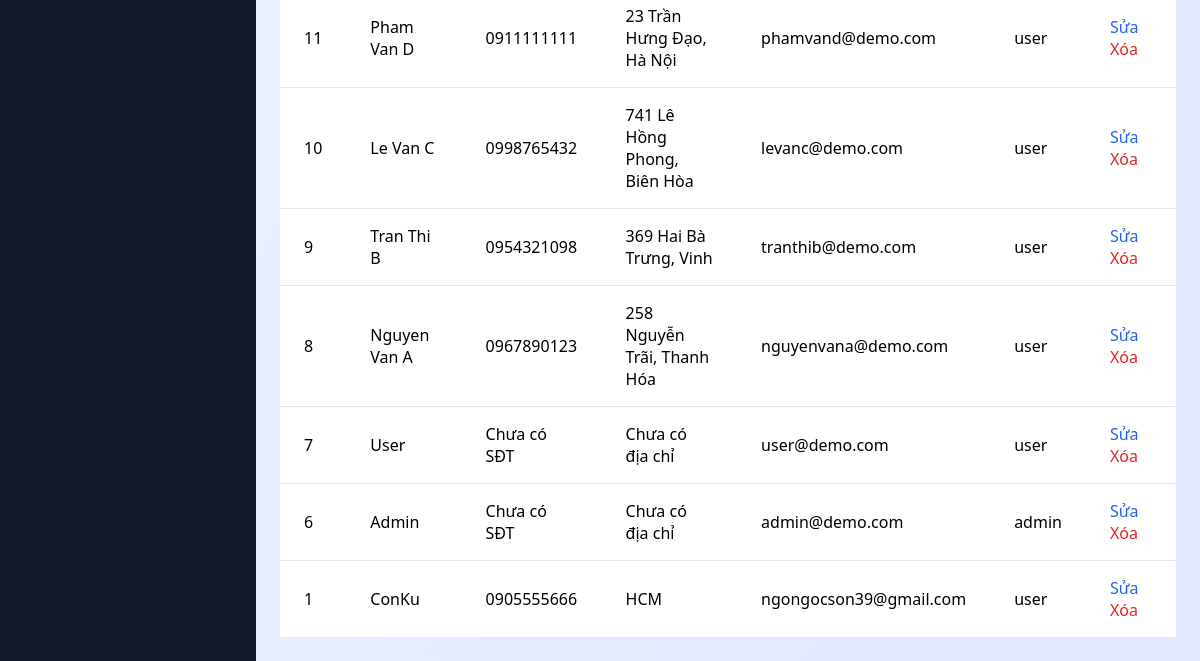
The page /admin/admin_customer/index (signed in, lower part) on the database as committed earlier.
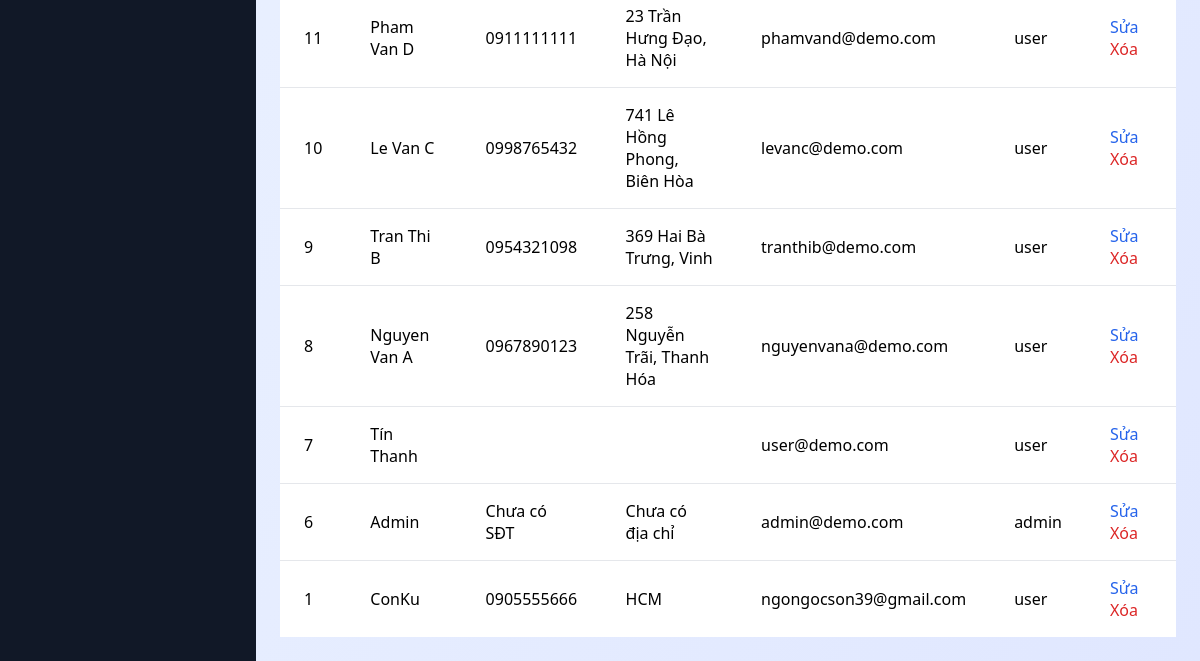
The same page on the database as committed later.
### tables this page shows
CREATE TABLE `users` (
  `id` int(11) NOT NULL,
  `name` varchar(100) NOT NULL,
  `email` varchar(150) NOT NULL,
  `address` varchar(255) DEFAULT NULL,
  `phone` varchar(50) DEFAULT NULL,
  `password` varchar(255) NOT NULL,
  `role` enum('user','admin') DEFAULT 'user',
  `created_at` timestamp NOT NULL DEFAULT current_timestamp()
);

### controllers/admin/Admin_customerController.php (called while the page is built, shortened)
<?php
require_once 'models/CustomerModel.php';
class Admin_customerController {
    private $model;
    public function __construct() {
        $this->model = new CustomerModel();
    }
    public function index() {
        $customers = $this->model->getAllCustomers();
        $data = [
            'customers' => $customers
        ];
        require_once ROOT . '/views/admin/customer/customer.php';
    }
}
?>

### index.php (called while the page is built, shortened)
<?php
require_once ROOT . "core" . DIRECTORY_SEPARATOR . "database.php";
$app = new App();

### core/database.php (called while the page is built, shortened)
<?php
class Database {
    public function __construct() {
        $this->conn = new mysqli(DB_HOST, DB_USER, DB_PASS, DB_NAME);
    }
}

### models/CustomerModel.php (called while the page is built, shortened)
<?php
require_once ROOT . "core/database.php";
class CustomerModel extends Database {
    public function getAllCustomers() {
        $sql = "SELECT * FROM users ORDER BY id DESC";
        $result = $this->conn->query($sql);
        return $result->fetch_all(MYSQLI_ASSOC);
    }
}
?>

### views/admin/customer/customer.php (the view, shortened to what this page needs)
<?php
$customers = $data['customers'] ?? [];
?>
<body class="bg-gradient-to-br from-blue-50 to-indigo-100 min-h-screen">
<?php include ROOT. '/views/admin/layouts/sidebar.php'; ?>
    <div class="lg:ml-64">
    <?php include ROOT. '/views/admin/layouts/header.php'; ?>
        <main class="p-6">
            <div class="overflow-x-auto custom-scrollbar">
                <table class="w-full table table-striped">
                    <tbody class="bg-white divide-y divide-gray-200">
                        <?php if (empty($customers)): ?>
                            <tr>
                                <td colspan="7" class="px-6 py-4 text-center text-red-500">Không có khách hàng nào.</td>
                            </tr>
                        <?php else: ?>
                            <?php foreach ($customers as $customer): ?>
                                <tr class="hover:bg-gray-50">
                                    <td class="px-6 py-4"><?php echo htmlspecialchars($customer['id'] ?? 'Chưa có id'); ?></td>
                                    <td class="px-6 py-4"><?php echo htmlspecialchars($customer['name'] ?? 'Chưa có tên'); ?></td>
                                    <td class="px-6 py-4"><?php echo htmlspecialchars($customer['phone'] ?? 'Chưa có SĐT'); ?></td>
                                    <td class="px-6 py-4"><?php echo htmlspecialchars($customer['address'] ?? 'Chưa có địa chỉ'); ?></td>
                                    <td class="px-6 py-4"><?php echo htmlspecialchars($customer['email'] ?? 'Chưa có email'); ?></td>
                                    <td class="px-6 py-4"><?php echo htmlspecialchars($customer['role'] ?? 'User0'); ?></td>
                                    <td class="px-6 py-4">
                                        <a href="/FoodMartLab/admin/admin_customer/edit/?id=<?php echo $customer['id']; ?>" class="text-blue-600 hover:text-blue-800 mr-2">Sửa</a>
                                        <a href="/FoodMartLab/admin/admin_customer/delete/?id=<?php echo $customer['id']; ?>" class="text-red-600 hover:text-red-800" onclick="return confirm('Bạn có chắc chắn muốn xóa?')">Xóa</a>
                                    </td>
                                </tr>
                            <?php endforeach; ?>
                        <?php endif; ?>
                    </tbody>
                </table>
            </div>
        </main>
    </div>
</body>
</html>

Rows that differ between the two databases and show on the page:
changed users "user@demo.com": name "User" → "Tín Thanh"; phone "Chưa có SĐT" → (not shown); address "Chưa có địa chỉ" → (not shown)
